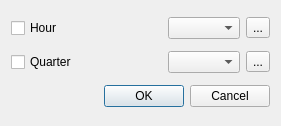
<?xml version="1.0" encoding="UTF-8"?>
<ui version="4.0">
 <class>chime::SettingsDialog</class>
 <widget class="QDialog" name="chime::SettingsDialog">
  <property name="geometry">
   <rect>
    <x>0</x>
    <y>0</y>
    <width>281</width>
    <height>126</height>
   </rect>
  </property>
  <property name="windowTitle">
   <string>Chime Settings</string>
  </property>
  <layout class="QGridLayout" name="gridLayout">
   <item row="0" column="2">
    <widget class="QComboBox" name="hour_count_box"/>
   </item>
   <item row="1" column="3">
    <widget class="QToolButton" name="quarter_sound_btn">
     <property name="text">
      <string notr="true">...</string>
     </property>
     <property name="icon">
      <iconset resource="../chime.qrc">
       <normaloff>:/chime/icon.svg</normaloff>:/chime/icon.svg</iconset>
     </property>
    </widget>
   </item>
   <item row="1" column="0">
    <widget class="QCheckBox" name="quarter_enabled_cb">
     <property name="text">
      <string>Quarter</string>
     </property>
    </widget>
   </item>
   <item row="2" column="0" colspan="4">
    <widget class="QDialogButtonBox" name="buttonBox">
     <property name="orientation">
      <enum>Qt::Horizontal</enum>
     </property>
     <property name="standardButtons">
      <set>QDialogButtonBox::Cancel|QDialogButtonBox::Ok</set>
     </property>
    </widget>
   </item>
   <item row="0" column="3">
    <widget class="QToolButton" name="hour_sound_btn">
     <property name="text">
      <string notr="true">...</string>
     </property>
     <property name="icon">
      <iconset resource="../chime.qrc">
       <normaloff>:/chime/icon.svg</normaloff>:/chime/icon.svg</iconset>
     </property>
    </widget>
   </item>
   <item row="1" column="2">
    <widget class="QComboBox" name="quarter_count_box"/>
   </item>
   <item row="0" column="0">
    <widget class="QCheckBox" name="hour_enabled_cb">
     <property name="text">
      <string>Hour</string>
     </property>
    </widget>
   </item>
   <item row="0" column="1">
    <spacer name="hour_spacer">
     <property name="orientation">
      <enum>Qt::Horizontal</enum>
     </property>
     <property name="sizeHint" stdset="0">
      <size>
       <width>40</width>
       <height>20</height>
      </size>
     </property>
    </spacer>
   </item>
   <item row="1" column="1">
    <spacer name="quarter_spacer">
     <property name="orientation">
      <enum>Qt::Horizontal</enum>
     </property>
     <property name="sizeHint" stdset="0">
      <size>
       <width>40</width>
       <height>20</height>
      </size>
     </property>
    </spacer>
   </item>
  </layout>
 </widget>
 <resources>
  <include location="../chime.qrc"/>
 </resources>
 <connections>
  <connection>
   <sender>buttonBox</sender>
   <signal>accepted()</signal>
   <receiver>chime::SettingsDialog</receiver>
   <slot>accept()</slot>
   <hints>
    <hint type="sourcelabel">
     <x>248</x>
     <y>254</y>
    </hint>
    <hint type="destinationlabel">
     <x>157</x>
     <y>274</y>
    </hint>
   </hints>
  </connection>
  <connection>
   <sender>buttonBox</sender>
   <signal>rejected()</signal>
   <receiver>chime::SettingsDialog</receiver>
   <slot>reject()</slot>
   <hints>
    <hint type="sourcelabel">
     <x>316</x>
     <y>260</y>
    </hint>
    <hint type="destinationlabel">
     <x>286</x>
     <y>274</y>
    </hint>
   </hints>
  </connection>
 </connections>
</ui>
